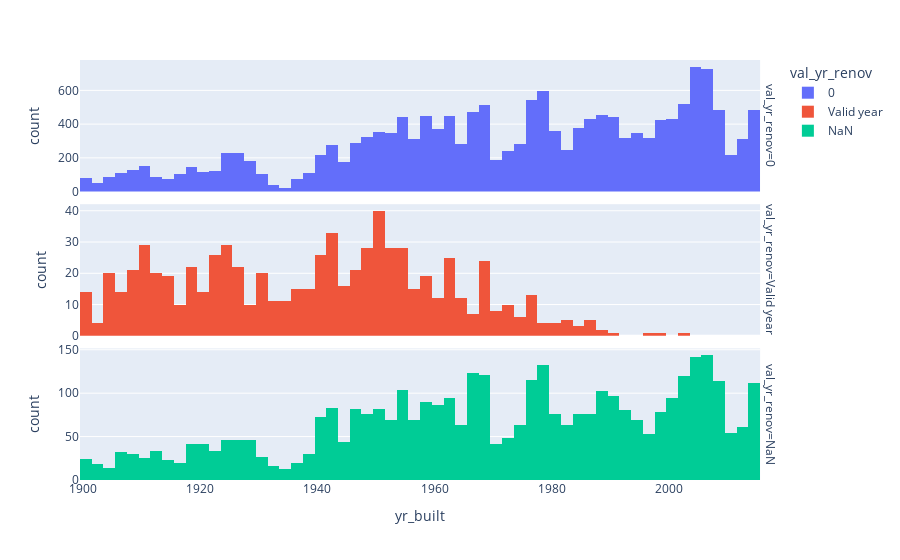

The code cell stored with this chart in its notebook:
### Code cell
#  Clean yr_renovated

### Function to differentiate btween 0, NaN and valid year values
df_hs.yr_renovated.sort_values().unique()
def group_year(x): 
    if pd.isna(x):
        return "NaN"
    elif x == 0:
        return "0"
    else:
        return "Valid year"

### Copy the dataframe
df_hs_2 = df_hs

### Create a column which defines wether yr_renovated has a NaN value, a 0 value or a valid year
df_hs_2["val_yr_renov"] = df_hs.yr_renovated.apply(group_year)

### Plot a histogram for each of the class to determine, wether 0 and NaN depend on the year the house was built
fig = px.histogram(df_hs_2, x = "yr_built", 
                    facet_row = "val_yr_renov",
                    color = "val_yr_renov")
fig.update_yaxes(matches=None)
fig.show()

### Only valid years in yr_renovated show a meaningful pattern - most houses built after 1980 have not been renovated since
### while 0 and NaN values follow the distribution of the whole dataset show the same pattern, only in different numbers
### If one of these two were to represent renovated houses with the year of renovation unknown, a different pattern 
### could be expected
del df_hs_2
del group_year

### Assign a NaN to yr_renovated where it is NA
df_hs.yr_renovated = df_hs.yr_renovated.replace(0, np.nan, inplace = False)

### As String - creates 'nan' instead of nan
df_hs.yr_renovated = df_hs.yr_renovated.astype("str").str.replace(".0", "", regex = False)

### cast 'nan' back to nan
df_hs.yr_renovated = df_hs.yr_renovated.replace("nan", np.nan)

### cast back to float. Int does not work
df_hs.yr_renovated = df_hs.yr_renovated.astype("float")

### Figure 1 — Plotly figure (JSON) as saved in the notebook; plotly's stock layout.template omitted (floating-point values rounded to 4 significant figures; data arrays with more than 128 entries replaced by an {"elided": "..."} marker saying what was removed)
{"data": [{"alignmentgroup": "True", "bingroup": "x", "hovertemplate": "val_yr_renov=0<br>yr_built=%{x}<br>count=%{y}<extra></extra>", "legendgroup": "0", "marker": {"color": "#636efa", "pattern": {"shape": ""}}, "name": "0", "offsetgroup": "0", "orientation": "v", "showlegend": true, "type": "histogram", "x": {"elided": "17005 int values"}, "xaxis": "x3", "yaxis": "y3"}, {"alignmentgroup": "True", "bingroup": "x", "hovertemplate": "val_yr_renov=Valid year<br>yr_built=%{x}<br>count=%{y}<extra></extra>", "legendgroup": "Valid year", "marker": {"color": "#EF553B", "pattern": {"shape": ""}}, "name": "Valid year", "offsetgroup": "Valid year", "orientation": "v", "showlegend": true, "type": "histogram", "x": {"elided": "744 int values"}, "xaxis": "x2", "yaxis": "y2"}, {"alignmentgroup": "True", "bingroup": "x", "hovertemplate": "val_yr_renov=NaN<br>yr_built=%{x}<br>count=%{y}<extra></extra>", "legendgroup": "NaN", "marker": {"color": "#00cc96", "pattern": {"shape": ""}}, "name": "NaN", "offsetgroup": "NaN", "orientation": "v", "showlegend": true, "type": "histogram", "x": {"elided": "3848 int values"}, "xaxis": "x", "yaxis": "y"}], "layout": {"annotations": [{"font": {}, "showarrow": false, "text": "val_yr_renov=NaN", "textangle": 90, "x": 0.98, "xanchor": "left", "xref": "paper", "y": 0.1567, "yanchor": "middle", "yref": "paper"}, {"font": {}, "showarrow": false, "text": "val_yr_renov=Valid year", "textangle": 90, "x": 0.98, "xanchor": "left", "xref": "paper", "y": 0.5, "yanchor": "middle", "yref": "paper"}, {"font": {}, "showarrow": false, "text": "val_yr_renov=0", "textangle": 90, "x": 0.98, "xanchor": "left", "xref": "paper", "y": 0.8433, "yanchor": "middle", "yref": "paper"}], "barmode": "relative", "legend": {"title": {"text": "val_yr_renov"}, "tracegroupgap": 0}, "margin": {"t": 60}, "xaxis": {"anchor": "y", "domain": [0, 0.98], "title": {"text": "yr_built"}}, "xaxis2": {"anchor": "y2", "domain": [0, 0.98], "matches": "x", "showticklabels": false}, "xaxis3": {"anchor": "y3", "domain": [0, 0.98], "matches": "x", "showticklabels": false}, "yaxis": {"anchor": "x", "domain": [0, 0.3133], "title": {"text": "count"}}, "yaxis2": {"anchor": "x2", "domain": [0.3433, 0.6567], "title": {"text": "count"}}, "yaxis3": {"anchor": "x3", "domain": [0.6867, 1.0], "title": {"text": "count"}}}}
